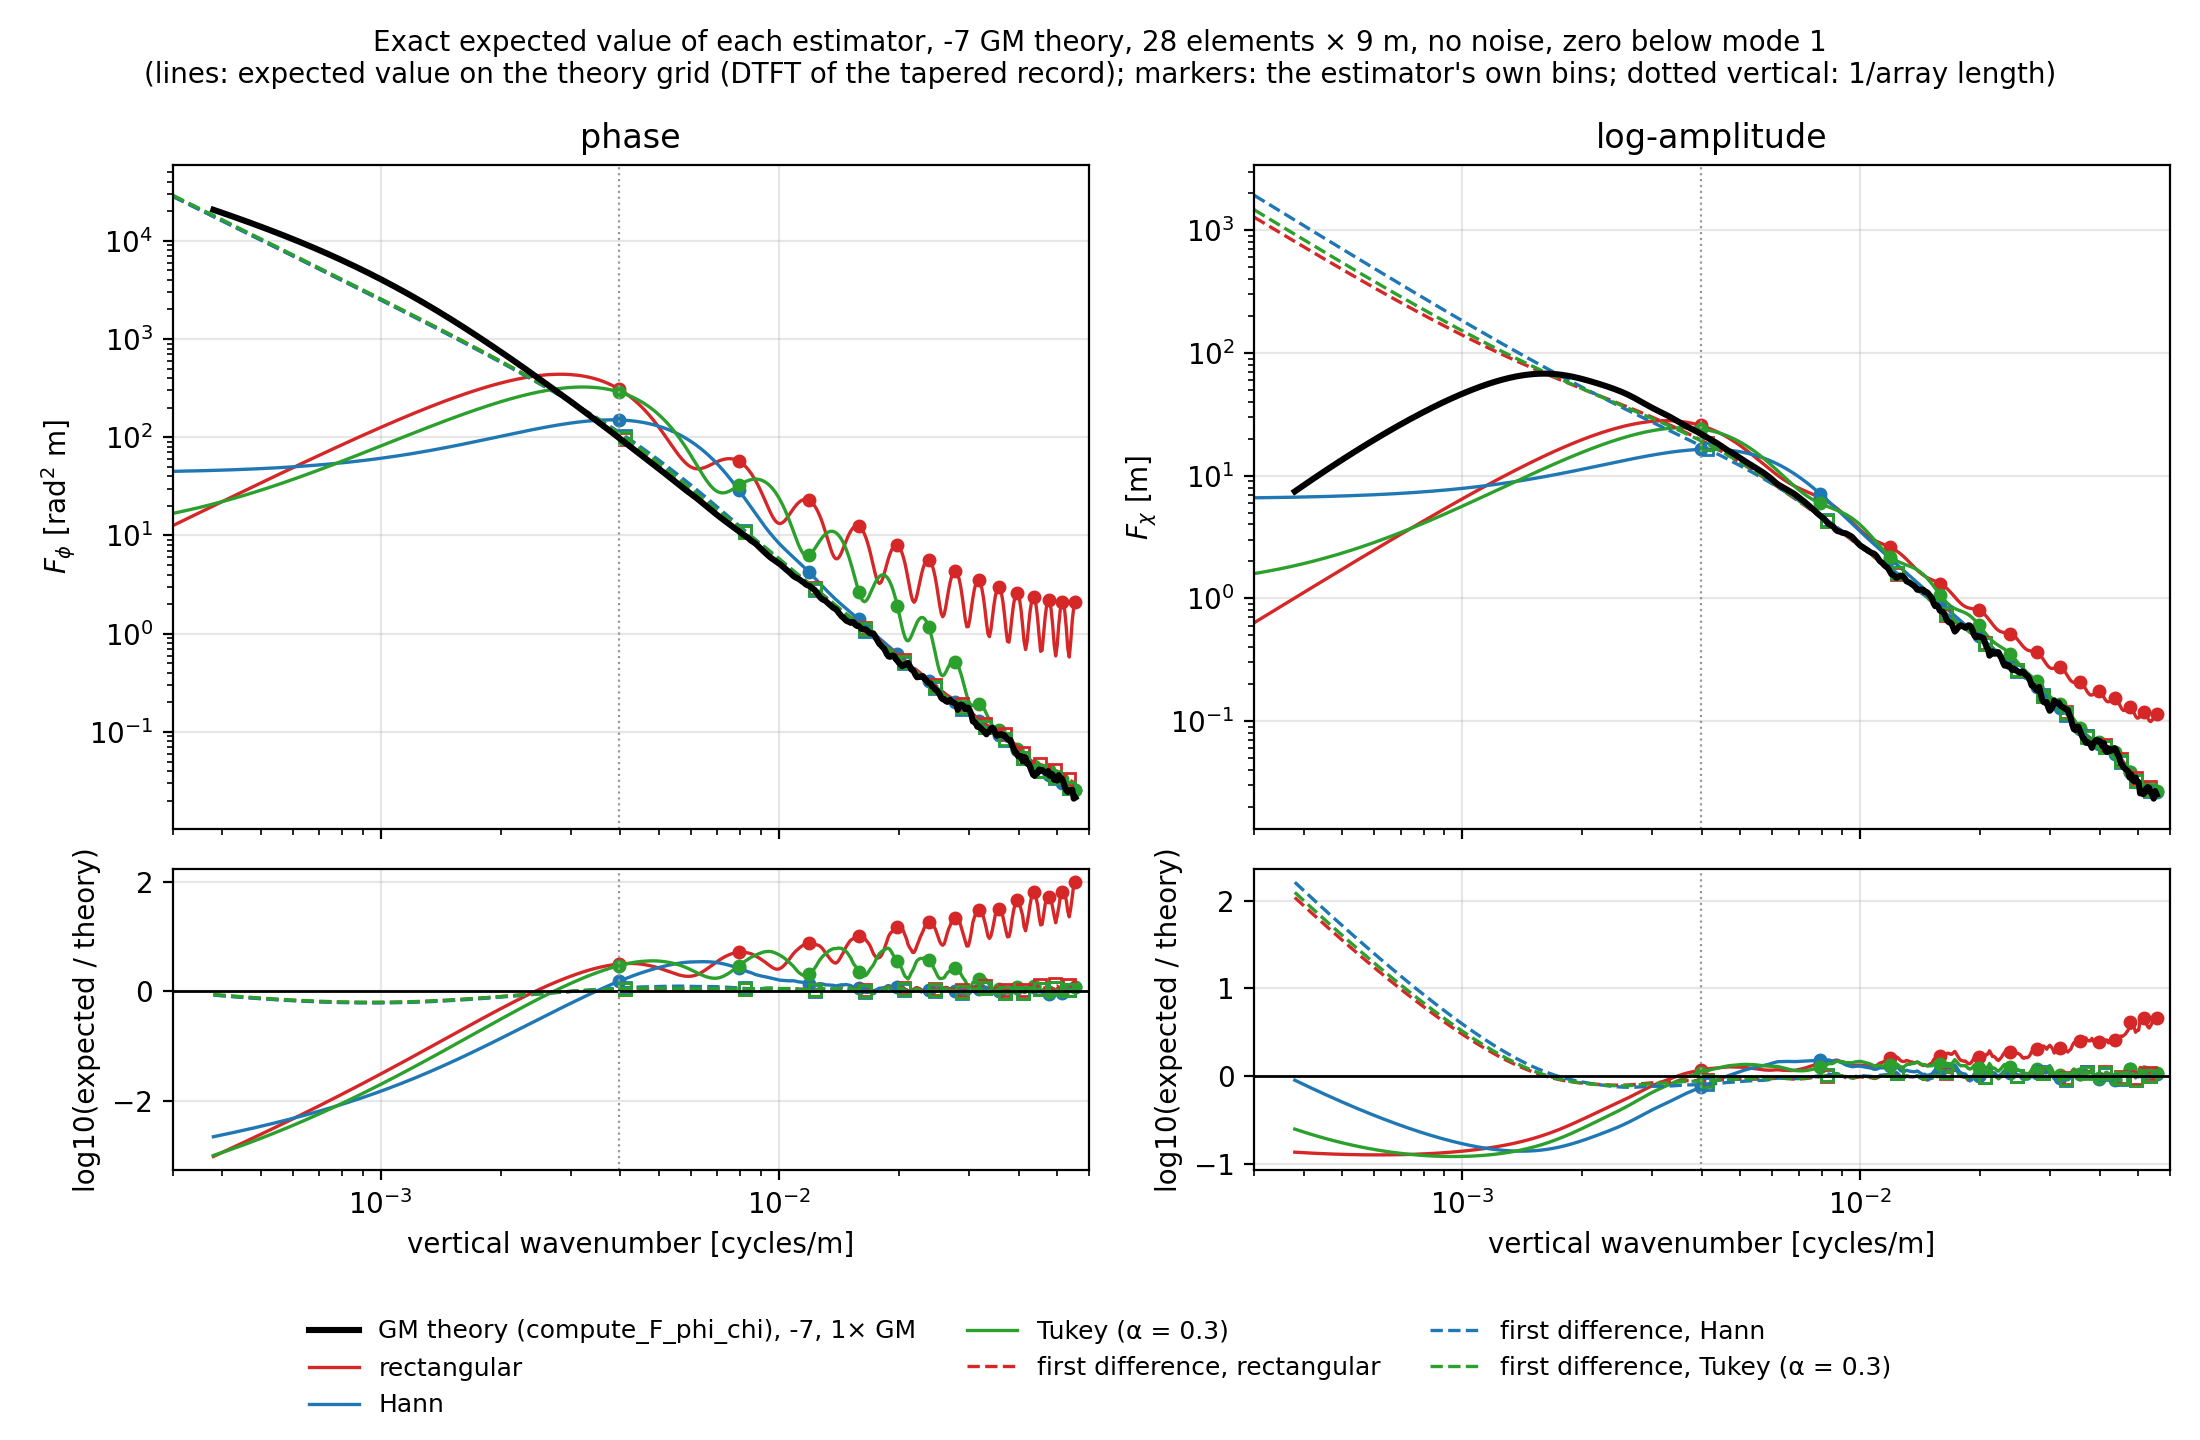

This chart was generated by the following Python code:
"""Exact expected value of each estimator applied to the -7 GM theory spectrum (`tools.compute_F_phi_chi`, 1x GM,
no noise, zero outside the ray's band), on the 28-element, 9 m array.

Each estimator is linear in the record before the squared modulus: bin k of one record x is
S_k = 2 dz |sum_j w_j e^{-2 pi i k j / n'} (A x)_j|^2 / P_k, with A the mean removal (and first difference), w the
unit-energy taper and P_k the postcoloring (1 for no difference). So E[S_k] = 2 dz b_k^H C b_k / P_k, with
b_k = A^T (w e_k) and C the covariance of x, C_ij = R((i - j) dz), R(tau) = sum_k S(m_k) df cos(2 pi m_k tau).
The spectrum is taken on the grid of `estimation.synthesize_wavefronts` (4096-element record, up to the Nyquist of
the array), so this is exactly the mean the Monte Carlo of `monte_carlo_spectra.py` converges to (for the
arithmetic mean of the periodograms; its bias-corrected log-mean differs from it only where bins are not chi^2).

Writes `expected_spectra.png` and prints log10(expected / truth) per bin.
"""

from pathlib import Path

import matplotlib.pyplot as plt
import numpy as np
from common import (
    DF,
    DZ,
    GM,
    M_LONG,
    METHODS,
    N_EL,
    RAY,
    legend_below,
    style_spectrum_axes,
    theory,
    truth_long,
)

SP = Path(__file__).parent


def covariance(S, n=N_EL):
    """Covariance matrix of n samples at spacing DZ of a stationary record with one-sided spectrum S on M_LONG."""
    tau = DZ * np.arange(n)
    R = (S * DF) @ np.cos(2 * np.pi * np.outer(M_LONG, tau))
    lag = np.abs(np.subtract.outer(np.arange(n), np.arange(n)))
    return R[lag]


def expected_spectrum(est, C, m=None):
    """
    Wavenumbers [cpm] and the exact expected spectrum of estimator `est` for a record with covariance C.

    By default at the DFT bins of the (differenced) record, the bins the estimator returns. With `m`, at those
    wavenumbers instead: the discrete-time Fourier transform of the tapered record (the limit of infinite zero
    padding), which passes through the bin values and shows the estimator's response between them.
    """
    n = C.shape[0]
    A = np.eye(n) - 1 / n  # mean removal
    if est.prewhiten:
        A = np.diff(A, axis=0)
    n2 = A.shape[0]
    w = est.tapers(n2)[0]
    if m is None:
        m = np.arange(1, n2 // 2 + 1) / (n2 * DZ)
    m = np.asarray(m, dtype=float)
    B = (np.exp(-2j * np.pi * DZ * np.outer(m, np.arange(n2))) * w) @ A  # (wavenumbers, n)
    S = 2 * DZ * np.real(np.einsum("ki,ij,kj->k", B, C, B.conj()))
    if est.prewhiten:
        S = S / (2 * np.sin(np.pi * m * DZ)) ** 2
    return m, S


def main():
    m_fine = np.logspace(np.log10(3e-4), np.log10(1 / (2 * DZ)), 600)
    F_fine = dict(zip(("phi", "chi"), theory(m_fine)))

    S_long = dict(zip(("phi", "chi"), truth_long()))
    expected, expected_fine = {}, {}
    for q in ("phi", "chi"):
        C = covariance(S_long[q])
        for label, (est, *_) in METHODS.items():
            expected[label, q] = expected_spectrum(est, C)
            expected_fine[label, q] = expected_spectrum(est, C, m_fine)[1]

    fig, axes = plt.subplots(
        2, 2, figsize=(11, 7.2), sharex=True, gridspec_kw={"height_ratios": (2.2, 1)}
    )
    for col, (q, ylabel) in enumerate(
        (("phi", r"$F_\phi$ [rad$^2$ m]"), ("chi", r"$F_\chi$ [m]"))
    ):
        ax, axr = axes[0, col], axes[1, col]
        ax.loglog(
            m_fine, F_fine[q], "k", lw=2.2, zorder=5,
            label=f"GM theory (compute_F_phi_chi), {RAY}, {GM:g}× GM",
        )
        for label, (_, c, ls, mk) in METHODS.items():
            m, S = expected[label, q]
            truth = theory(m)[0 if q == "phi" else 1]
            S_f = expected_fine[label, q]
            mfc = c if ls == "-" else "none"
            # continuous response on the theory grid, with the estimator's own bins as markers on it
            ax.loglog(m_fine, S_f, color=c, ls=ls, lw=1.2, label=label)
            ax.loglog(m, S, color=c, ls="none", marker=mk, ms=4, mfc=mfc)
            axr.semilogx(m_fine, np.log10(S_f / F_fine[q]), color=c, ls=ls, lw=1.2)
            axr.semilogx(m, np.log10(S / truth), color=c, ls="none", marker=mk, ms=4, mfc=mfc)
        axr.axhline(0, color="k", lw=1)
        ax.set_ylabel(ylabel)
        axr.set_ylabel("log10(expected / theory)")
        axr.set_xlabel("vertical wavenumber [cycles/m]")
    style_spectrum_axes(axes)
    axes[0, 0].set_title("phase")
    axes[0, 1].set_title("log-amplitude")
    legend_below(fig, axes)
    fig.suptitle(
        f"Exact expected value of each estimator, {RAY} GM theory, {N_EL} elements × {DZ:g} m, no noise, "
        "zero below mode 1\n(lines: expected value on the theory grid (DTFT of the tapered record); markers: the "
        "estimator's own bins; dotted vertical: 1/array length)",
        fontsize=10,
    )
    fig.tight_layout(rect=(0, 0.1, 1, 1))
    fig.savefig(SP / "expected_spectra.png", dpi=200)

    var_fraction = {
        q: np.sum(S_long[q] * DF) for q in ("phi", "chi")
    }
    print(f"variance of the record (truth up to Nyquist): phi {var_fraction['phi']:.3g} rad², "
          f"chi {var_fraction['chi']:.3g}")
    for q in ("phi", "chi"):
        print(f"\n{q}: log10(expected / theory) per bin")
        for label, (est, *_) in METHODS.items():
            m, S = expected[label, q]
            truth = theory(m)[0 if q == "phi" else 1]
            print(f"{'m [cpm]':34s} " + " ".join(f"{x:6.4f}" for x in m))
            print(f"{label[:34]:34s} " + " ".join(f"{x:6.2f}" for x in np.log10(S / truth)))


if __name__ == "__main__":
    main()
